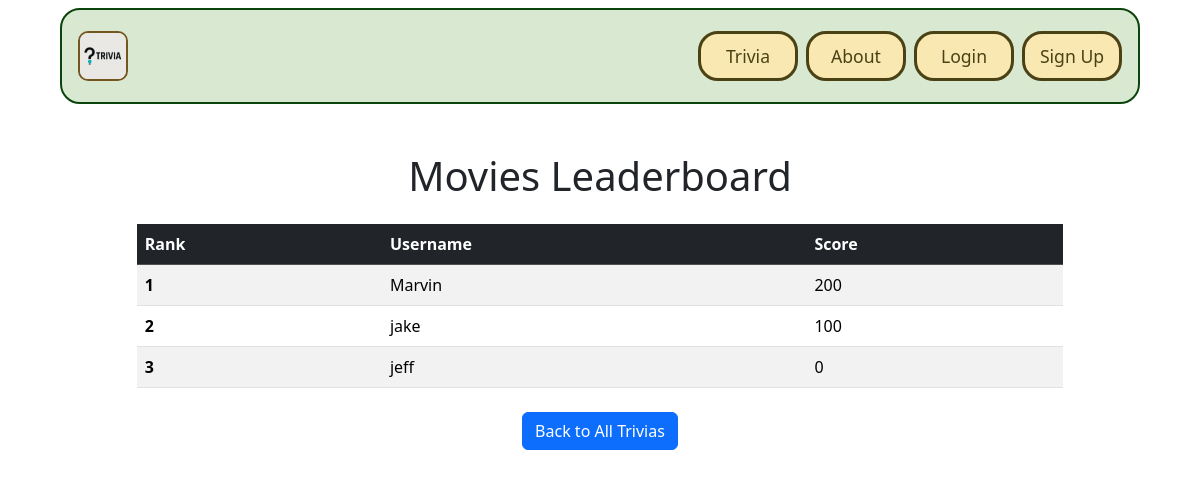
The page /trivias/trivia/2/leaderboard/ on the database as committed earlier.
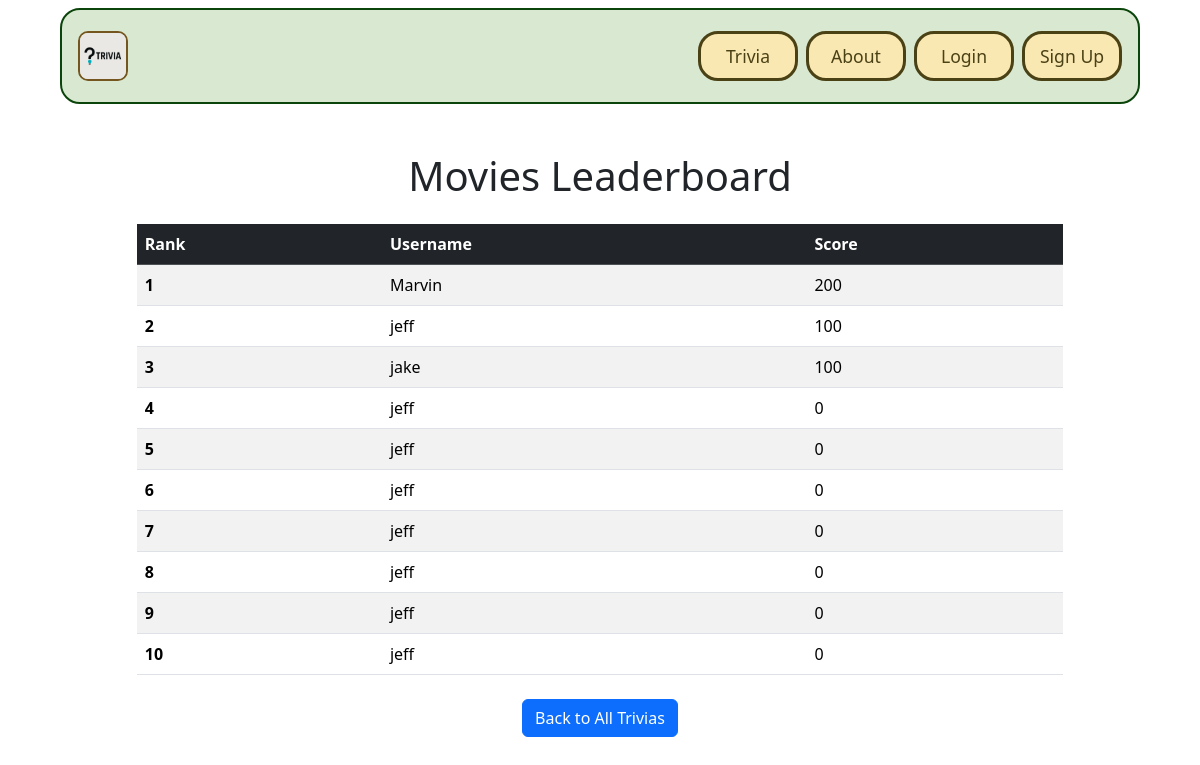
The same page on the database as committed later.
### trivias/models.py (models this page shows, shortened)
class Trivia(models.Model):
    id = models.AutoField(primary_key=True)
    name = models.CharField(max_length=255)
    difficulty = models.CharField(max_length=255)
    image = models.ImageField(upload_to='trivia_images/')
    url = models.CharField(max_length=255, blank=True, null=True)

class TriviaScore(models.Model):
    user = models.ForeignKey(User, on_delete=models.CASCADE)
    trivia = models.ForeignKey('Trivia', on_delete=models.CASCADE)
    score = models.IntegerField(default=0)
    last_played = models.DateTimeField(null=True, blank=True)

### trivias/views.py (the view)
# urls.py: path('trivia/<int:trivia_id>/leaderboard/', views.leaderboard, name='leaderboard'),
def leaderboard(request, trivia_id):
    trivia = get_object_or_404(Trivia, id=trivia_id)
    scores = TriviaScore.objects.filter(trivia=trivia).order_by('-score', '-last_played')[:10]
    return render(request, 'trivias/leaderboard.html', {'scores': scores, 'trivia': trivia})

### trivias/templates/trivias/leaderboard.html
{% extends 'base.html' %}
{% block content %}
<div class="container mt-5">
    <h1 class="text-center mb-4">{{ trivia.name }} Leaderboard</h1>
    <table class="table table-striped table-hover">
        <thead class="table-dark">
            <tr>
                <th scope="col">Rank</th>
                <th scope="col">Username</th>
                <th scope="col">Score</th>
            </tr>
        </thead>
        <tbody>
            {% if scores %}
                {% for player in scores %}
                    <tr>
                        <th scope="row">{{ forloop.counter }}</th>
                        <td>{{ player.user.username }}</td>
                        <td>{{ player.score }}</td>
                    </tr>
                {% endfor %}
            {% else %}
                <tr>
                    <td colspan="3" class="text-center">No scores yet. Be the first to play!</td>
                </tr>
            {% endif %}
        </tbody>
    </table>
    <div class="text-center mt-4">
        <a href="{% url 'trivias.index' %}" class="btn btn-primary">Back to All Trivias</a>
    </div>
</div>
{% endblock %}

### GTMovieStore/templates/base.html (shortened to what this page needs)
<!DOCTYPE html>
<html lang="en">
  {% load static %}
  <head>
    <link href="https://cdn.jsdelivr.net/npm/bootstrap@5.3.0/dist/css/bootstrap.min.css" rel="stylesheet">
    <link href="https://cdn.jsdelivr.net/npm/bootstrap@5.3.3/dist/css/bootstrap.min.css" rel="stylesheet">
    <link rel="stylesheet" href="https://cdnjs.cloudflare.com/ajax/libs/font-awesome/6.1.1/css/all.min.css">
    <link rel="stylesheet" type="text/css" href="{% static 'css/style.css' %}">
  </head>
  <body>
    <nav class="p-3 navbar navbar-dark bg-border navbar-expand-lg">
        <a class="navbar-brand" href="{% url 'home.index' %}">
          <img src="{% static 'img/Home_Trivia.png' %}" alt="logo" height="40" />
        </a>
        <div class="collapse navbar-collapse" id="navbarNavAltMarkup">
          <div class="navbar-nav ms-auto navbar-ml">
            <a class="nav-link bg-green" href="{% url 'trivias.index' %}">Trivia</a>
            {% if user.is_authenticated %}
              <a class="nav-link bg-yellow" href="{% url 'history' %}">History</a>
              <a class="nav-link bg-red" href="{% url 'accounts.logout' %}">
                <p class="nav-text">Logout ({{ user.username }})</p>
              </a>
            {% else %}
              <a class="nav-link" href="{% url 'home.about' %}"><p class="nav-text">About</p></a>
              <a class="nav-link" href="{% url 'accounts.login' %}"><p class="nav-text">Login</p></a>
              <a class="nav-link" href="{% url 'accounts.signup' %}"><p class="nav-text">Sign Up</p></a>
            {% endif %}
          </div>
        </div>
    </nav>
    <div class="container">
      {% block content %}
      {% endblock content %}
    </div>
  </body>
</html>

### GTMovieStore/static/css/style.css (style rules this page uses)
body { display: flex; flex-direction: column; align-items: center; min-height: 100vh; padding: 8px 0 0 0; margin: 0; }
.bg-border { border: 2px solid #0b450b; background-color: #d9e8d1; }
.navbar { width: 90%; border-radius: 20px; }
.navbar a.nav-link { text-align: center; width: 100px; font-size: 1.1rem; margin-left: 8px; border-radius: 20px; color: #4a4115 !important; display: flex; justify-content: center; align-items: center; height: 50px; background-color: #fae8b3 !important; border: 3px solid #4a4115; }
.nav-text { margin: 0; }
.navbar-brand img { border: 2px solid #75561f; border-radius: 10px; height: 50px; }
.bg-green { background-color: #0b450b !important; }
.container { width: 90%; }

Rows that differ between the two databases and show on the page:
added TriviaScore: user.username "jeff", score "100"
added TriviaScore: user.username "jeff", score "0"
added TriviaScore: user.username "jeff", score "0"
added TriviaScore: user.username "jeff", score "0"
added TriviaScore: user.username "jeff", score "0"
added TriviaScore: user.username "jeff", score "0"
added TriviaScore: user.username "jeff", score "0"
